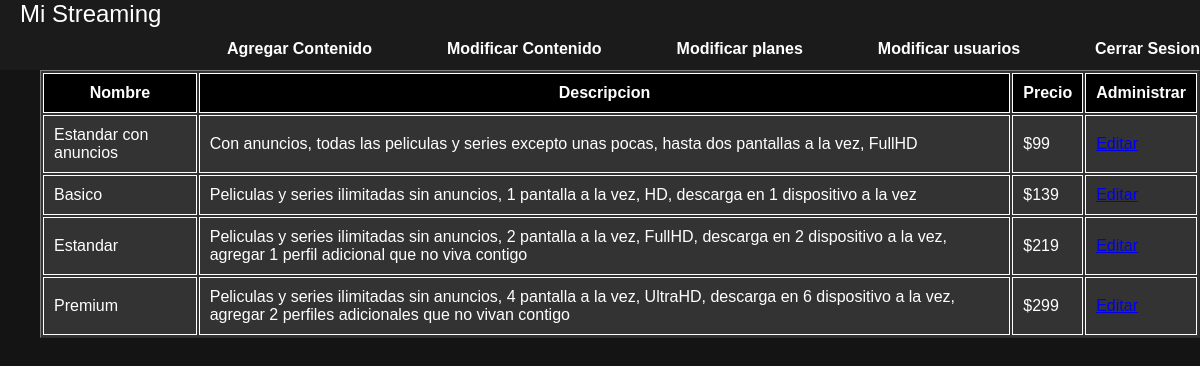
/paginas/admin/moderarPlanes.php (signed in), run on the app's committed database.
### tables this page shows
CREATE TABLE detalles_plan (
    id_plan INTEGER NOT NULL AUTO_INCREMENT,
    nombre CHAR(128) NOT NULL,
    descripcion CHAR(255) NOT NULL,
    precio INT NOT NULL,
    PRIMARY KEY(id_plan)
);

### dao/planDAOImp.php (called while the page is built, shortened)
<?php
require_once("plan.php");
class planDAOImp implements planDAO {
    private $conexion;
    public function __construct($conexion) {
        $this->conexion = $conexion;
    }
    public function getAllPlanes() {
        $query = "SELECT * FROM detalles_plan";
        $result = $this->conexion->prepare($query);
        $result->execute();
        $planes = [];
        if ($result) {
            while ($row = $result->fetch(PDO::FETCH_ASSOC)) {
                $plan = new Plan($row['nombre'], $row['descripcion'], $row['precio']);
                $planes[] = $plan;
            }
        }
        return $planes;
    }
}
?>

### dao/plan.php (called while the page is built, shortened)
<?php
class Plan {
    private $nombre;
    private $descripcion;
    private $precio;
    public function __construct($nombre, $descripcion, $precio) {
        $this->nombre = $nombre;
        $this->descripcion = $descripcion;
        $this->precio = $precio;
    }
    public function getNombre() {
        return $this->nombre;
    }
    public function getDescripcion() {
        return $this->descripcion;
    }
     public function getPrecio() {
        return $this->precio;
    }
}
?>

### paginas/admin/moderarPlanes.php (the view, shortened to what this page needs)
<html>
    <head>
    </head>
<?php
require_once '../../dao/planDAOImp.php';
include '../templates/header.php';
$database = new Database();
$conexion = $database->connect();
$pl = new PlanDAOImp($conexion);
$planes = $pl->getAllPlanes();
echo'<div class="table2-container">';
if (!empty($planes)) {
    $cont = 1;
        echo '<table border="1">';
        echo '<tr><th>Nombre</th><th>Descripcion</th><th>Precio</th><th>Administrar</th></tr>';
        foreach ($planes as $plan) {
            echo '<tr>';
            echo '<td>' . $plan->getNombre() . '</td>';
            echo '<td>' . $plan->getDescripcion() . '</td>';
            echo '<td>$' . $plan->getPrecio() . '</td>';
            echo '<td><a href="modificarPlan.php?id='.$cont.'">Editar</a></td>';
            $cont++;
            echo '</tr>';
        }
        echo '</table>';
    } else {
        echo '<p>Hubo un error al cargar los datos de los planes.</p>';
    }
 echo'</div>';
?>
</html>

### css/styles.css (style rules this page uses)
* { padding: 0; margin: 0; box-sizing: border-box; }
body { background: #141414; font-family: Arial, sans-serif; }
.table2-container { margin-left: 40px; }
table { background-color: #333333; color: white; }
th, td { padding: 10px; border: 1px solid white; }
th { background-color: #000; font-weight: bold; }

### data on the page
detalles_plan: nombre "Estandar con anuncios", descripcion "Con anuncios, todas las peliculas y series excepto unas pocas, hasta dos pantallas a la vez, FullHD", precio "99"
detalles_plan: nombre "Basico", descripcion "Peliculas y series ilimitadas sin anuncios, 1 pantalla a la vez, HD, descarga en 1 dispositivo a la vez", precio "139"
detalles_plan: nombre "Estandar", descripcion "Peliculas y series ilimitadas sin anuncios, 2 pantalla a la vez, FullHD, descarga en 2 dispositivo a la vez, agregar 1 perfil adicional que no viva contigo", precio "219"
detalles_plan: nombre "Premium", descripcion "Peliculas y series ilimitadas sin anuncios, 4 pantalla a la vez, UltraHD, descarga en 6 dispositivo a la vez, agregar 2 perfiles adicionales que no vivan contigo", precio "299"
